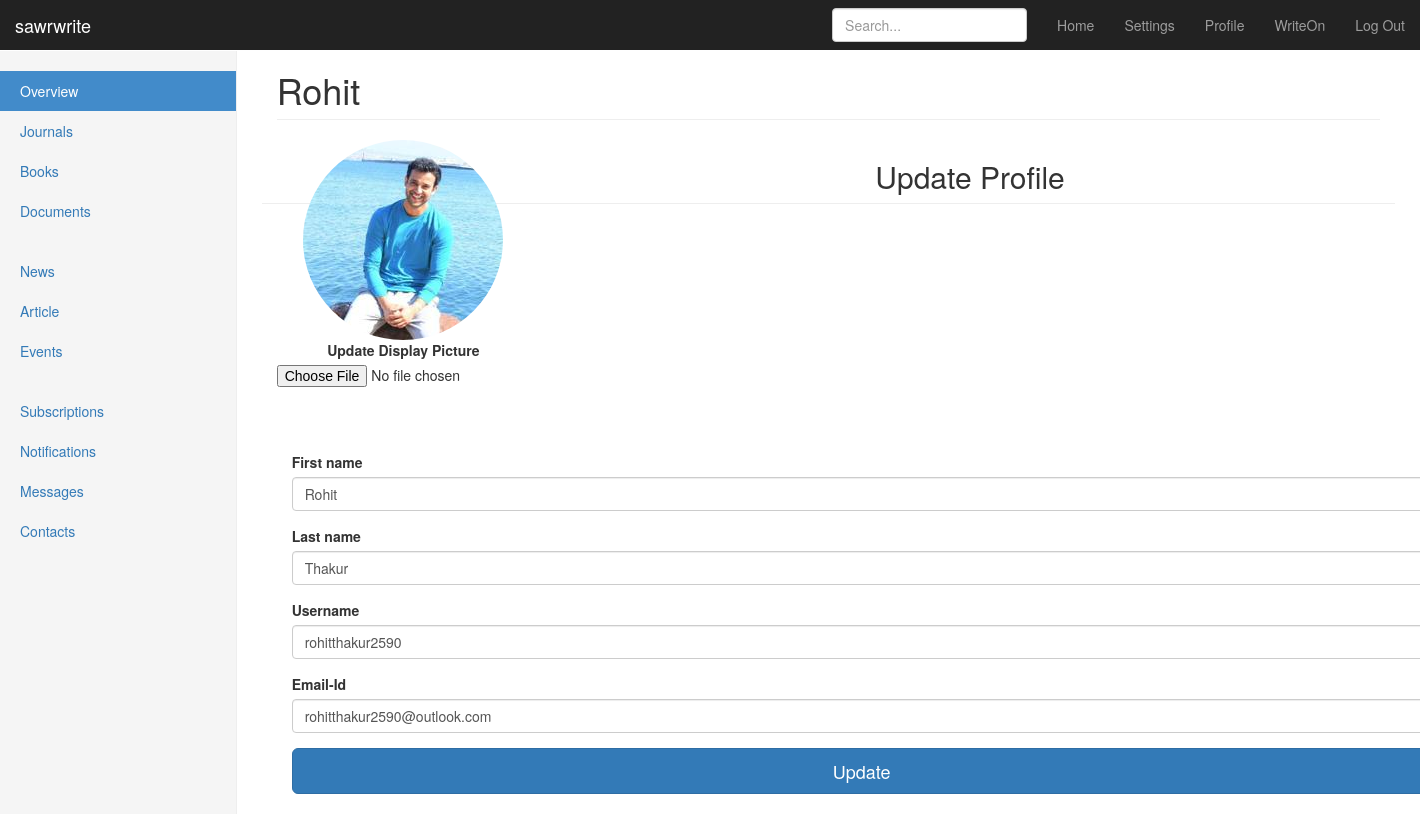
Screenshot of /edit_profile (signed in) with the database file from the repository.
### app/app.py (models this page shows)
class User(UserMixin, db.Model):
	id = db.Column(db.Integer, primary_key=True)
	firstname = db.Column(db.String(20))
	lastname = db.Column(db.String(20))
	username = db.Column(db.String(50), unique=True)
	image_file = db.Column(db.String(20), nullable=False, default='default.jpg')
	email = db.Column(db.String(50), unique=True)
	password = db.Column(db.String(80))
	posts = db.relationship('Post', backref='author', lazy=True)

### app/app.py (the view)
@app.route('/edit_profile', methods=['GET', 'POST'])
@login_required
def edit_profile():
	form = UpdateProfileForm()
	if form.validate_on_submit():
		if form.picture.data:
			picture_file = save_picture(form.picture.data)
			current_user.image_file = picture_file
		current_user.firstname = form.firstname.data
		current_user.lastname = form.lastname.data
		current_user.username = form.username.data
		current_user.email= form.email.data
		db.session.commit()
		flash('Profile Updated Successfully', 'success')
		return redirect(url_for('profile'))
	elif request.method == 'GET':
		form.firstname.data = current_user.firstname
		form.lastname.data = current_user.lastname
		form.username.data = current_user.username
		form.email.data = current_user.email
	img_file = url_for('static', filename='display_pics/' + current_user.image_file)
	return render_template('edit_profile.html', name=current_user.firstname, image_file=img_file, form=form)

### app/app.py (shortened to what this page needs)
class UpdateProfileForm(FlaskForm):
      firstname = StringField('First name', validators=[InputRequired(), Length(min=1, max=20)])
      lastname = StringField('Last name', validators=[InputRequired(), Length(min=1, max=20)])
      username = StringField('Username', validators=[InputRequired(), Length(min=1, max=20)])
      email = StringField('Email-Id', validators=[InputRequired(), Email(message = 'Invalid email'), Length(max=50)])
      picture = FileField('Update Display Picture', validators=[FileAllowed(['jpg', 'png'])])

### app/app.py (called while the page is built)
@login_manager.user_loader
def load_user(user_id):
	return User.query.get(int(user_id))

### app/templates/edit_profile.html (shortened to what this page needs)
{% extends "bootstrap/base.html" %}
{% import "bootstrap/wtf.html" as wtf %}
{% block styles %}
{{super()}}
<link rel="stylesheet" href="{{url_for('.static', filename='dashboard.css')}}">
{% endblock %}
{% block content %}
    <nav class="navbar navbar-inverse navbar-fixed-top">
      <div class="container-fluid">
        <div class="navbar-header">
          <a class="navbar-brand" href="#">sawrwrite</a>
        </div>
        <div id="navbar" class="navbar-collapse collapse">
          <ul class="nav navbar-nav navbar-right">
            <li><a href="{{ url_for('dashboard') }}">Home</a></li>
            <li><a href="#">Settings</a></li>
            <li><a href="{{ url_for('profile') }}">Profile</a></li>
            <li><a href="{{ url_for('notepad') }}">WriteOn</a></li>
            <li><a href="{{ url_for('logout') }}">Log Out</a></li>
          </ul>
          <form class="navbar-form navbar-right">
            <input type="text" class="form-control" placeholder="Search...">
          </form>
        </div>
      </div>
    </nav>
    <div class="container-fluid">
      <div class="row">
        <div class="col-sm-3 col-md-2 sidebar">
          <ul class="nav nav-sidebar">
            <li class="active"><a href="#">Overview <span class="sr-only">(current)</span></a></li>
            <li><a href="#">Journals</a></li>
            <li><a href="#">Books</a></li>
            <li><a href="#">Documents</a></li>
          </ul>
          <ul class="nav nav-sidebar">
            <li><a href="">News</a></li>
            <li><a href="">Article</a></li>
            <li><a href="">Events</a></li>
          </ul>
          <ul class="nav nav-sidebar">
            <li><a href="">Subscriptions</a></li>
            <li><a href="">Notifications</a></li>
            <li><a href="">Messages</a></li>
            <li><a href="">Contacts</a></li>
          </ul>
        </div>
        <div class="col-sm-9 col-sm-offset-3 col-md-10 col-md-offset-2 main">
          <h1 class="page-header">{{ name }}</h1>
          <div class="row placeholders">
            <div class="col-xs-6 col-sm-3 placeholder">
              <img src="{{ image_file }}" width="200" height="200" class="img-responsive" alt="Generic placeholder thumbnail">
              <form class="form-signin" method="POST" action="/edit_profile" enctype="multipart/form-data">
              {{ wtf.form_field(form.picture) }}
            </div>
            <h2 class="sub-header">Update Profile</h2>
          </div>
             <div class="container">
             {{ wtf.form_field(form.firstname) }}
             {{ wtf.form_field(form.lastname) }}
             {{ wtf.form_field(form.username) }}
             {{ wtf.form_field(form.email) }}
             <button class="btn btn-lg btn-primary btn-block" type="submit">Update</button>
           </div>
{% endblock %}

### app/static/dashboard.css (style rules this page uses)
body { padding-top: 50px; }
.sub-header { padding-bottom: 10px; border-bottom: 1px solid #eee; }
.navbar-fixed-top { border: 0; }
.sidebar { display: none; }
@media (min-width: 768px) { .sidebar { position: fixed; top: 51px; bottom: 0; left: 0; z-index: 1000; display: block; padding: 20px; overflow-x: hidden; overflow-y: auto; background-color: #f5f5f5; border-right: 1px solid #eee; } }
.nav-sidebar { margin-right: -21px; margin-bottom: 20px; margin-left: -20px; }
.nav-sidebar > li > a { padding-right: 20px; padding-left: 20px; }
.nav-sidebar > .active > a, .nav-sidebar > .active > a:hover, .nav-sidebar > .active > a:focus { color: #fff; background-color: #428bca; }
.main { padding: 20px; }
@media (min-width: 768px) { .main { padding-right: 40px; padding-left: 40px; } }
.main .page-header { margin-top: 0; }
.placeholders { margin-bottom: 30px; text-align: center; }
.placeholder { margin-bottom: 20px; }
.placeholder img { display: inline-block; border-radius: 50%; }

### rows the page displays
User: firstname "Rohit", lastname "Thakur", username "rohitthakur2590", email "rohitthakur2590@outlook.com"
